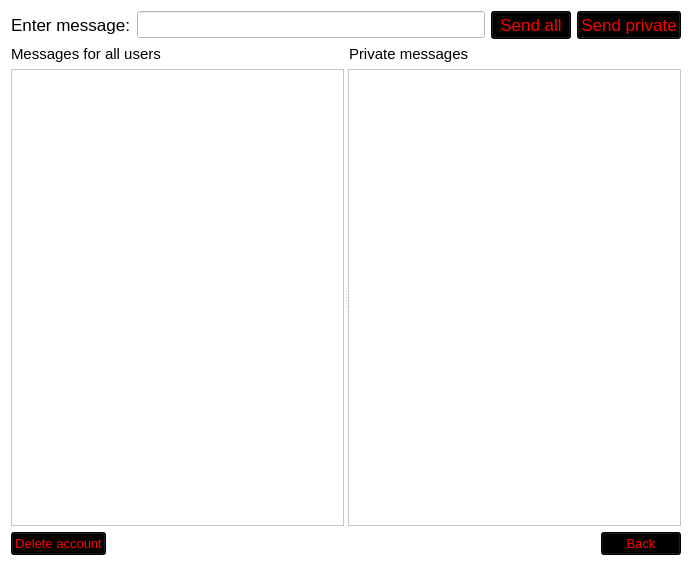
<?xml version="1.0" encoding="UTF-8"?>
<ui version="4.0">
 <class>ChatWindow</class>
 <widget class="QWidget" name="ChatWindow">
  <property name="geometry">
   <rect>
    <x>0</x>
    <y>0</y>
    <width>692</width>
    <height>566</height>
   </rect>
  </property>
  <property name="palette">
   <palette>
    <active>
     <colorrole role="WindowText">
      <brush brushstyle="SolidPattern">
       <color alpha="255">
        <red>0</red>
        <green>0</green>
        <blue>0</blue>
       </color>
      </brush>
     </colorrole>
     <colorrole role="Button">
      <brush brushstyle="SolidPattern">
       <color alpha="255">
        <red>255</red>
        <green>255</green>
        <blue>255</blue>
       </color>
      </brush>
     </colorrole>
     <colorrole role="Light">
      <brush brushstyle="SolidPattern">
       <color alpha="255">
        <red>255</red>
        <green>255</green>
        <blue>255</blue>
       </color>
      </brush>
     </colorrole>
     <colorrole role="Midlight">
      <brush brushstyle="SolidPattern">
       <color alpha="255">
        <red>212</red>
        <green>255</green>
        <blue>255</blue>
       </color>
      </brush>
     </colorrole>
     <colorrole role="Dark">
      <brush brushstyle="SolidPattern">
       <color alpha="255">
        <red>85</red>
        <green>127</green>
        <blue>127</blue>
       </color>
      </brush>
     </colorrole>
     <colorrole role="Mid">
      <brush brushstyle="SolidPattern">
       <color alpha="255">
        <red>113</red>
        <green>170</green>
        <blue>170</blue>
       </color>
      </brush>
     </colorrole>
     <colorrole role="Text">
      <brush brushstyle="SolidPattern">
       <color alpha="255">
        <red>0</red>
        <green>0</green>
        <blue>0</blue>
       </color>
      </brush>
     </colorrole>
     <colorrole role="BrightText">
      <brush brushstyle="SolidPattern">
       <color alpha="255">
        <red>255</red>
        <green>255</green>
        <blue>255</blue>
       </color>
      </brush>
     </colorrole>
     <colorrole role="ButtonText">
      <brush brushstyle="SolidPattern">
       <color alpha="255">
        <red>0</red>
        <green>0</green>
        <blue>0</blue>
       </color>
      </brush>
     </colorrole>
     <colorrole role="Base">
      <brush brushstyle="SolidPattern">
       <color alpha="255">
        <red>255</red>
        <green>255</green>
        <blue>255</blue>
       </color>
      </brush>
     </colorrole>
     <colorrole role="Window">
      <brush brushstyle="SolidPattern">
       <color alpha="255">
        <red>255</red>
        <green>255</green>
        <blue>255</blue>
       </color>
      </brush>
     </colorrole>
     <colorrole role="Shadow">
      <brush brushstyle="SolidPattern">
       <color alpha="255">
        <red>0</red>
        <green>0</green>
        <blue>0</blue>
       </color>
      </brush>
     </colorrole>
     <colorrole role="AlternateBase">
      <brush brushstyle="SolidPattern">
       <color alpha="255">
        <red>212</red>
        <green>255</green>
        <blue>255</blue>
       </color>
      </brush>
     </colorrole>
     <colorrole role="ToolTipBase">
      <brush brushstyle="SolidPattern">
       <color alpha="255">
        <red>255</red>
        <green>255</green>
        <blue>220</blue>
       </color>
      </brush>
     </colorrole>
     <colorrole role="ToolTipText">
      <brush brushstyle="SolidPattern">
       <color alpha="255">
        <red>0</red>
        <green>0</green>
        <blue>0</blue>
       </color>
      </brush>
     </colorrole>
     <colorrole role="PlaceholderText">
      <brush brushstyle="SolidPattern">
       <color alpha="127">
        <red>0</red>
        <green>0</green>
        <blue>0</blue>
       </color>
      </brush>
     </colorrole>
    </active>
    <inactive>
     <colorrole role="WindowText">
      <brush brushstyle="SolidPattern">
       <color alpha="255">
        <red>0</red>
        <green>0</green>
        <blue>0</blue>
       </color>
      </brush>
     </colorrole>
     <colorrole role="Button">
      <brush brushstyle="SolidPattern">
       <color alpha="255">
        <red>255</red>
        <green>255</green>
        <blue>255</blue>
       </color>
      </brush>
     </colorrole>
     <colorrole role="Light">
      <brush brushstyle="SolidPattern">
       <color alpha="255">
        <red>255</red>
        <green>255</green>
        <blue>255</blue>
       </color>
      </brush>
     </colorrole>
     <colorrole role="Midlight">
      <brush brushstyle="SolidPattern">
       <color alpha="255">
        <red>212</red>
        <green>255</green>
        <blue>255</blue>
       </color>
      </brush>
     </colorrole>
     <colorrole role="Dark">
      <brush brushstyle="SolidPattern">
       <color alpha="255">
        <red>85</red>
        <green>127</green>
        <blue>127</blue>
       </color>
      </brush>
     </colorrole>
     <colorrole role="Mid">
      <brush brushstyle="SolidPattern">
       <color alpha="255">
        <red>113</red>
        <green>170</green>
        <blue>170</blue>
       </color>
      </brush>
     </colorrole>
     <colorrole role="Text">
      <brush brushstyle="SolidPattern">
       <color alpha="255">
        <red>0</red>
        <green>0</green>
        <blue>0</blue>
       </color>
      </brush>
     </colorrole>
     <colorrole role="BrightText">
      <brush brushstyle="SolidPattern">
       <color alpha="255">
        <red>255</red>
        <green>255</green>
        <blue>255</blue>
       </color>
      </brush>
     </colorrole>
     <colorrole role="ButtonText">
      <brush brushstyle="SolidPattern">
       <color alpha="255">
        <red>0</red>
        <green>0</green>
        <blue>0</blue>
       </color>
      </brush>
     </colorrole>
     <colorrole role="Base">
      <brush brushstyle="SolidPattern">
       <color alpha="255">
        <red>255</red>
        <green>255</green>
        <blue>255</blue>
       </color>
      </brush>
     </colorrole>
     <colorrole role="Window">
      <brush brushstyle="SolidPattern">
       <color alpha="255">
        <red>255</red>
        <green>255</green>
        <blue>255</blue>
       </color>
      </brush>
     </colorrole>
     <colorrole role="Shadow">
      <brush brushstyle="SolidPattern">
       <color alpha="255">
        <red>0</red>
        <green>0</green>
        <blue>0</blue>
       </color>
      </brush>
     </colorrole>
     <colorrole role="AlternateBase">
      <brush brushstyle="SolidPattern">
       <color alpha="255">
        <red>212</red>
        <green>255</green>
        <blue>255</blue>
       </color>
      </brush>
     </colorrole>
     <colorrole role="ToolTipBase">
      <brush brushstyle="SolidPattern">
       <color alpha="255">
        <red>255</red>
        <green>255</green>
        <blue>220</blue>
       </color>
      </brush>
     </colorrole>
     <colorrole role="ToolTipText">
      <brush brushstyle="SolidPattern">
       <color alpha="255">
        <red>0</red>
        <green>0</green>
        <blue>0</blue>
       </color>
      </brush>
     </colorrole>
     <colorrole role="PlaceholderText">
      <brush brushstyle="SolidPattern">
       <color alpha="127">
        <red>0</red>
        <green>0</green>
        <blue>0</blue>
       </color>
      </brush>
     </colorrole>
    </inactive>
    <disabled>
     <colorrole role="WindowText">
      <brush brushstyle="SolidPattern">
       <color alpha="255">
        <red>85</red>
        <green>127</green>
        <blue>127</blue>
       </color>
      </brush>
     </colorrole>
     <colorrole role="Button">
      <brush brushstyle="SolidPattern">
       <color alpha="255">
        <red>255</red>
        <green>255</green>
        <blue>255</blue>
       </color>
      </brush>
     </colorrole>
     <colorrole role="Light">
      <brush brushstyle="SolidPattern">
       <color alpha="255">
        <red>255</red>
        <green>255</green>
        <blue>255</blue>
       </color>
      </brush>
     </colorrole>
     <colorrole role="Midlight">
      <brush brushstyle="SolidPattern">
       <color alpha="255">
        <red>212</red>
        <green>255</green>
        <blue>255</blue>
       </color>
      </brush>
     </colorrole>
     <colorrole role="Dark">
      <brush brushstyle="SolidPattern">
       <color alpha="255">
        <red>85</red>
        <green>127</green>
        <blue>127</blue>
       </color>
      </brush>
     </colorrole>
     <colorrole role="Mid">
      <brush brushstyle="SolidPattern">
       <color alpha="255">
        <red>113</red>
        <green>170</green>
        <blue>170</blue>
       </color>
      </brush>
     </colorrole>
     <colorrole role="Text">
      <brush brushstyle="SolidPattern">
       <color alpha="255">
        <red>85</red>
        <green>127</green>
        <blue>127</blue>
       </color>
      </brush>
     </colorrole>
     <colorrole role="BrightText">
      <brush brushstyle="SolidPattern">
       <color alpha="255">
        <red>255</red>
        <green>255</green>
        <blue>255</blue>
       </color>
      </brush>
     </colorrole>
     <colorrole role="ButtonText">
      <brush brushstyle="SolidPattern">
       <color alpha="255">
        <red>85</red>
        <green>127</green>
        <blue>127</blue>
       </color>
      </brush>
     </colorrole>
     <colorrole role="Base">
      <brush brushstyle="SolidPattern">
       <color alpha="255">
        <red>255</red>
        <green>255</green>
        <blue>255</blue>
       </color>
      </brush>
     </colorrole>
     <colorrole role="Window">
      <brush brushstyle="SolidPattern">
       <color alpha="255">
        <red>255</red>
        <green>255</green>
        <blue>255</blue>
       </color>
      </brush>
     </colorrole>
     <colorrole role="Shadow">
      <brush brushstyle="SolidPattern">
       <color alpha="255">
        <red>0</red>
        <green>0</green>
        <blue>0</blue>
       </color>
      </brush>
     </colorrole>
     <colorrole role="AlternateBase">
      <brush brushstyle="SolidPattern">
       <color alpha="255">
        <red>170</red>
        <green>255</green>
        <blue>255</blue>
       </color>
      </brush>
     </colorrole>
     <colorrole role="ToolTipBase">
      <brush brushstyle="SolidPattern">
       <color alpha="255">
        <red>255</red>
        <green>255</green>
        <blue>220</blue>
       </color>
      </brush>
     </colorrole>
     <colorrole role="ToolTipText">
      <brush brushstyle="SolidPattern">
       <color alpha="255">
        <red>0</red>
        <green>0</green>
        <blue>0</blue>
       </color>
      </brush>
     </colorrole>
     <colorrole role="PlaceholderText">
      <brush brushstyle="SolidPattern">
       <color alpha="127">
        <red>85</red>
        <green>127</green>
        <blue>127</blue>
       </color>
      </brush>
     </colorrole>
    </disabled>
   </palette>
  </property>
  <property name="windowTitle">
   <string>Form</string>
  </property>
  <property name="styleSheet">
   <string notr="true">QWidget  {background-color:  white; color: black}
QPushButton  {background-color: black; color: red;}</string>
  </property>
  <layout class="QVBoxLayout" name="verticalLayout" stretch="0,0,1,0">
   <item>
    <layout class="QHBoxLayout" name="horizontalLayout_1" stretch="0,0,0,0">
     <item>
      <widget class="QLabel" name="label_TypeMessage">
       <property name="font">
        <font>
         <pointsize>13</pointsize>
        </font>
       </property>
       <property name="text">
        <string>Enter message:</string>
       </property>
      </widget>
     </item>
     <item>
      <widget class="QLineEdit" name="lineEdit_Message">
       <property name="font">
        <font>
         <pointsize>12</pointsize>
        </font>
       </property>
      </widget>
     </item>
     <item>
      <widget class="QPushButton" name="pushButton_SendAll">
       <property name="font">
        <font>
         <pointsize>13</pointsize>
        </font>
       </property>
       <property name="text">
        <string>Send all</string>
       </property>
      </widget>
     </item>
     <item>
      <widget class="QPushButton" name="pushButton_SendPrivate">
       <property name="font">
        <font>
         <pointsize>13</pointsize>
        </font>
       </property>
       <property name="text">
        <string>Send private</string>
       </property>
      </widget>
     </item>
    </layout>
   </item>
   <item>
    <layout class="QHBoxLayout" name="horizontalLayout_2" stretch="0,0">
     <item>
      <widget class="QLabel" name="label_CommonMessages">
       <property name="sizePolicy">
        <sizepolicy hsizetype="Preferred" vsizetype="Preferred">
         <horstretch>0</horstretch>
         <verstretch>0</verstretch>
        </sizepolicy>
       </property>
       <property name="font">
        <font>
         <pointsize>11</pointsize>
        </font>
       </property>
       <property name="text">
        <string>Messages for all users</string>
       </property>
      </widget>
     </item>
     <item>
      <widget class="QLabel" name="label_PrivateMessages">
       <property name="font">
        <font>
         <pointsize>11</pointsize>
        </font>
       </property>
       <property name="text">
        <string>Private messages</string>
       </property>
      </widget>
     </item>
    </layout>
   </item>
   <item>
    <widget class="QSplitter" name="splitter">
     <property name="orientation">
      <enum>Qt::Orientation::Horizontal</enum>
     </property>
     <widget class="QTextBrowser" name="textBrowser_AllMessages"/>
     <widget class="QTextBrowser" name="textBrowser_PrivateMessages"/>
    </widget>
   </item>
   <item>
    <layout class="QHBoxLayout" name="horizontalLayout_3">
     <item>
      <widget class="QPushButton" name="pushButton_RemoveAccount">
       <property name="font">
        <font>
         <pointsize>10</pointsize>
        </font>
       </property>
       <property name="text">
        <string>Delete account</string>
       </property>
      </widget>
     </item>
     <item>
      <spacer name="horizontalSpacer">
       <property name="orientation">
        <enum>Qt::Orientation::Horizontal</enum>
       </property>
       <property name="sizeHint" stdset="0">
        <size>
         <width>40</width>
         <height>20</height>
        </size>
       </property>
      </spacer>
     </item>
     <item>
      <widget class="QPushButton" name="pushButton_Logout">
       <property name="font">
        <font>
         <pointsize>10</pointsize>
        </font>
       </property>
       <property name="text">
        <string>Back</string>
       </property>
      </widget>
     </item>
    </layout>
   </item>
  </layout>
 </widget>
 <resources/>
 <connections/>
</ui>
